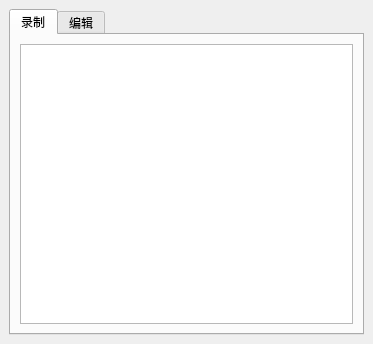
<?xml version="1.0" encoding="UTF-8"?>
<ui version="4.0">
 <class>Helper</class>
 <widget class="QMainWindow" name="Helper">
  <property name="geometry">
   <rect>
    <x>0</x>
    <y>0</y>
    <width>373</width>
    <height>344</height>
   </rect>
  </property>
  <property name="windowTitle">
   <string>MeloNote - Help</string>
  </property>
  <widget class="QWidget" name="centralwidget">
   <layout class="QVBoxLayout" name="verticalLayout">
    <item>
     <widget class="QTabWidget" name="tabWidget">
      <property name="currentIndex">
       <number>0</number>
      </property>
      <widget class="QWidget" name="recordHelper">
       <attribute name="title">
        <string>录制</string>
       </attribute>
       <layout class="QVBoxLayout" name="verticalLayout_2">
        <item>
         <widget class="QTextBrowser" name="recordBrowser"/>
        </item>
       </layout>
      </widget>
      <widget class="QWidget" name="editHelper">
       <attribute name="title">
        <string>编辑</string>
       </attribute>
       <layout class="QVBoxLayout" name="verticalLayout_3">
        <item>
         <widget class="QTextBrowser" name="editBrowser"/>
        </item>
       </layout>
      </widget>
     </widget>
    </item>
   </layout>
  </widget>
  <widget class="QMenuBar" name="menubar">
   <property name="geometry">
    <rect>
     <x>0</x>
     <y>0</y>
     <width>373</width>
     <height>24</height>
    </rect>
   </property>
  </widget>
 </widget>
 <resources/>
 <connections/>
</ui>
